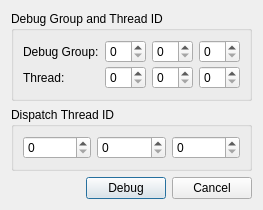
<?xml version="1.0" encoding="UTF-8"?>
<ui version="4.0">
 <class>ComputeDebugSelector</class>
 <widget class="QDialog" name="ComputeDebugSelector">
  <property name="geometry">
   <rect>
    <x>0</x>
    <y>0</y>
    <width>268</width>
    <height>237</height>
   </rect>
  </property>
  <property name="sizePolicy">
   <sizepolicy hsizetype="Fixed" vsizetype="Fixed">
    <horstretch>0</horstretch>
    <verstretch>0</verstretch>
   </sizepolicy>
  </property>
  <property name="windowTitle">
   <string>Debug Compute Shader</string>
  </property>
  <property name="sizeGripEnabled">
   <bool>false</bool>
  </property>
  <property name="modal">
   <bool>true</bool>
  </property>
  <property name="windowModality">
   <enum>Qt::ApplicationModal</enum>
  </property>
  <layout class="QVBoxLayout" name="verticalLayout">
   <property name="sizeConstraint">
    <enum>QLayout::SetFixedSize</enum>
   </property>
   <item>
    <widget class="QGroupBox" name="groupBox">
     <property name="title">
      <string>Debug Group and Thread ID</string>
     </property>
     <layout class="QGridLayout" name="gridLayout_groupthread">
      <property name="verticalSpacing">
       <number>3</number>
      </property>
      <item row="0" column="0">
       <widget class="QLabel" name="groupDebugLabel">
        <property name="text">
         <string>Debug Group:</string>
        </property>
       </widget>
      </item>
      <item row="0" column="1">
       <widget class="QSpinBox" name="groupX"/>
      </item>
      <item row="0" column="2">
       <widget class="QSpinBox" name="groupY"/>
      </item>
      <item row="0" column="3">
       <widget class="QSpinBox" name="groupZ"/>
      </item>
      <item row="1" column="0">
       <widget class="QLabel" name="threadDebugLabel">
        <property name="text">
         <string>Thread:</string>
        </property>
       </widget>
      </item>
      <item row="1" column="1">
       <widget class="QSpinBox" name="threadX"/>
      </item>
      <item row="1" column="2">
       <widget class="QSpinBox" name="threadY"/>
      </item>
      <item row="1" column="3">
       <widget class="QSpinBox" name="threadZ"/>
      </item>
     </layout>
    </widget>
   </item>
   <item>
    <widget class="QGroupBox" name="groupBox1">
     <property name="title">
      <string>Dispatch Thread ID</string>
     </property>
     <layout class="QHBoxLayout" name="horizontalLayout_dispatchthread">
      <item>
       <widget class="QSpinBox" name="dispatchX"/>
      </item>
      <item>
       <widget class="QSpinBox" name="dispatchY"/>
      </item>
      <item>
       <widget class="QSpinBox" name="dispatchZ"/>
      </item>
     </layout>
    </widget>
   </item>
   <item>
    <layout class="QHBoxLayout" name="horizontalLayout_buttons">
     <property name="alignment">
      <set>Qt::AlignRight</set>
     </property>
     <item>
      <widget class="QPushButton" name="beginDebug">
       <property name="text">
        <string>Debug</string>
       </property>
       <property name="icon">
        <iconset resource="../../Resources/resources.qrc">
         <normaloff>:/wrench.png</normaloff>:/wrench.png
        </iconset>
       </property>
      </widget>
     </item>
     <item>
      <widget class="QPushButton" name="cancelDebug">
       <property name="text">
        <string>Cancel</string>
       </property>
      </widget>
     </item>
    </layout>
   </item>
  </layout>
 </widget>
 <resources/>
 <connections/>
</ui>
